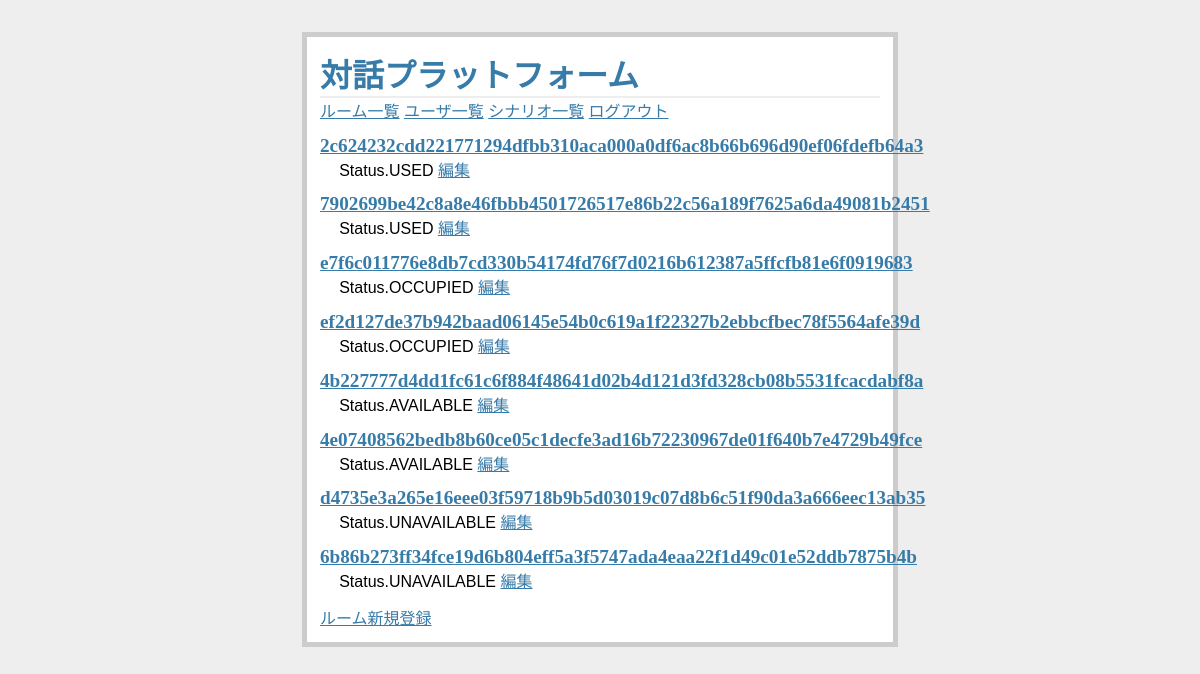
The page /rooms/ (signed in) on the database its author committed.
### flaskr/models/room.py (models this page shows, shortened)
class Room(db.Model):
    __tablename__ = "rooms"
    id     = db.Column("id",     db.Integer,      primary_key=True)
    status = db.Column("status", db.Enum(Status), nullable=False,   default=Status.UNAVAILABLE.name)
    scenarios = db.relationship("Scenario", secondary=room_scenarios, lazy="subquery", backref=db.backref("rooms", lazy=True))
    messages  = db.relationship("Message", backref="rooms", lazy=True)
    @property
    def hash(self):
        value = str(self.id).encode()
        return sha256(value).hexdigest()
    hash = synonym("id", descriptor=hash)

### flaskr/views/rooms.py (the view)
@bp.route("/")
@login_required
def index():
    rooms = Room.query.order_by(Room.id.desc()).all()
    return render_template("rooms/index.html", rooms=rooms)

### flaskr/models/user.py (called while the page is built)
    def is_admin(self):
        return self.role == Role.ADMIN

### flaskr/views/__init__.py (called while the page is built)
def login_required(f):
    @wraps(f)
    def decorated_view(*args, **kwargs):
        if g.user is None:
            return redirect(url_for("auth.login", next=request.path))
        return f(*args, **kwargs)
    return decorated_view

def load_user():
    user_id = session.get("user_id")
    if user_id is None:
        g.user = None
    else:
        g.user = User.query.get(session["user_id"])

### flaskr/templates/rooms/index.html
{% extends "layout.html" %}
{% block body %}
  <ul class="rooms">
  {% for room in rooms %}
    <li>
      <h2><a href={{ url_for('rooms.show', room_id=room.id) }}>{{ room.hash }}</a></h2>
      {{ room.status }}
      {% if g.user.is_admin() %}
        <a href="{{ url_for('rooms.edit', room_id=room.id) }}">編集</a>
      {% endif %}
    </li>
  {% else %}
    <li><em>ルームがありません。</em>
  {% endfor %}
  </ul>
  {% if g.user.is_admin() %}
    <a href="{{ url_for('rooms.create') }}">ルーム新規登録</a>
  {% endif %}
{% endblock %}

### flaskr/templates/layout.html (shortened to what this page needs)
<!doctype html>
<link rel=stylesheet type=text/css href="{{ url_for('static', filename='style.css') }}">
<div class=page>
  <h1>対話プラットフォーム</h1>
  {% if session.user_id %}
    <a href="{{ url_for('rooms.index') }}">ルーム一覧</a>
    {% if g.user.is_admin() %}
      <a href="{{ url_for('users.index') }}">ユーザ一覧</a>
      <a href="{{ url_for('scenarios.index') }}">シナリオ一覧</a>
    {% endif %}
    <a href="{{ url_for('auth.logout') }}">ログアウト</a>
  {% else %}
    <a href="{{ url_for('auth.login') }}">ログイン</a>
    <a href="{{ url_for('users.create') }}">ユーザ新規登録</a>
  {% endif %}
  {% block body %}{% endblock %}
</div>

### flaskr/static/style.css (style rules this page uses)
a, h1, h2 { color: #377ba8; }
h1, h2 { font-family: 'Georgia', serif; margin: 0; }
h1 { border-bottom: 2px solid #eee; }
h2 { font-size: 1.2em; }
.page { margin: 2em auto; width: 35em; border: 5px solid #ccc; padding: 0.8em; background: white; }
.rooms { list-style: none; margin: 0; padding: 0; }
.rooms li { margin: 0.8em 1.2em; }
.rooms li h2 { margin-left: -1em; }

### rows shown on the page
Room: hash "2c624232cdd221771294dfbb310aca000a0df6ac8b66b696d90ef06fdefb64a3", status "Status.USED"
Room: hash "7902699be42c8a8e46fbbb4501726517e86b22c56a189f7625a6da49081b2451", status "Status.USED"
Room: hash "e7f6c011776e8db7cd330b54174fd76f7d0216b612387a5ffcfb81e6f0919683", status "Status.OCCUPIED"
Room: hash "ef2d127de37b942baad06145e54b0c619a1f22327b2ebbcfbec78f5564afe39d", status "Status.OCCUPIED"
Room: hash "4b227777d4dd1fc61c6f884f48641d02b4d121d3fd328cb08b5531fcacdabf8a", status "Status.AVAILABLE"
Room: hash "4e07408562bedb8b60ce05c1decfe3ad16b72230967de01f640b7e4729b49fce", status "Status.AVAILABLE"
Room: hash "d4735e3a265e16eee03f59718b9b5d03019c07d8b6c51f90da3a666eec13ab35", status "Status.UNAVAILABLE"
Room: hash "6b86b273ff34fce19d6b804eff5a3f5747ada4eaa22f1d49c01e52ddb7875b4b", status "Status.UNAVAILABLE"
